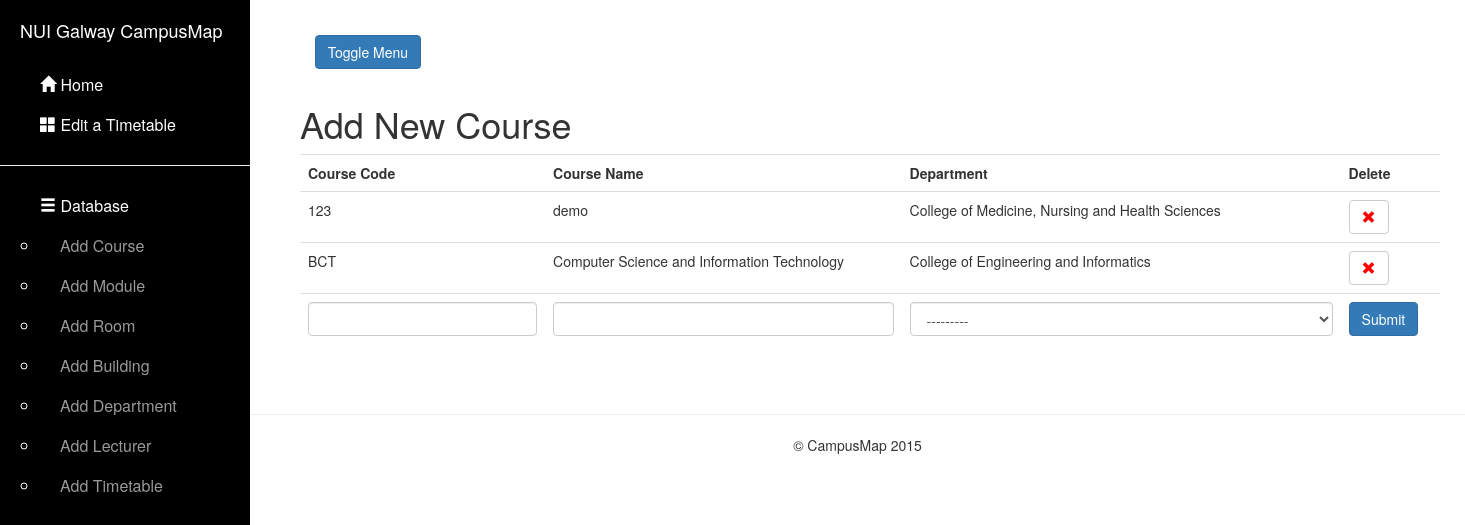
Screenshot of /course/ with the database file from the repository.
### map/models.py (models this page shows, shortened)
class Course(models.Model):
    courseCode = models.CharField(max_length = 7, primary_key=True)
    courseName = models.CharField(max_length = 50)
    department = models.ForeignKey(Department)

class Department(models.Model):
    depName = models.CharField(max_length = 70, primary_key=True)
    def __str__(self):
        return "%s" % self.depName

### map/views.py (the view)
# urls.py: url(r'^course/$', 'course'),
def course(request):
    query_results = Course.objects.all().order_by('courseCode')
    if request.method == 'GET':
        message = request.GET.get('message')
        if message == 'delete':
            record = request.GET.get('toDelete')
            Course.objects.filter(courseCode=record).delete()
    if request.method == 'POST': # If the form has been submitted...
        form = CourseForm(request.POST) # A form bound to the POST data
        if form.is_valid(): # All validation rules pass
            save_it = form.save()
            save_it.save()
            return HttpResponseRedirect('/course/') # Redirect after POST
    else:
        form = CourseForm() # An unbound form
    return render_to_response('dbstuff/addcourse.html', locals(),context_instance=RequestContext(request))

### map/forms.py
class CourseForm(forms.ModelForm):
    courseCode = forms.CharField(max_length=15,label = mark_safe('<strong>Code</strong>'))
    courseName = forms.CharField(max_length=50,label = mark_safe('<strong>Name</strong>'))
    department = queryset=Department.objects.all()
    class Meta:
        model = Course
        fields = "__all__"

### CampusMap/templates/dbstuff/addcourse.html (shortened to what this page needs)
{% extends "base.html" %}
{% block content %}
    <div class="container">
            <h1>Add New Course</h1>
            <table class="table" id="test">
                <tr>
                    <th>Course Code</th>
                    <th>Course Name</th>
                    <th>Department</th>
                    <th>Delete</th>
                </tr>
                {% for item in query_results %}
                 <tr>
                    <td >{{  item.courseCode }}</td>
                    <td>{{  item.courseName }}</td>
                    <td>{{  item.department }}</td>
                    <td>
                        <button type="submit" onclick="getRecordDetails('course')" class="btn btn-default" aria-label="Left Align" style="color: red">
                            <span class="glyphicon glyphicon-remove" aria-hidden="true"></span>
                        </button>
                    </td>
                 </tr>
                {% endfor %}
                <tr>
                <form class="form-contact" action="" method="POST">
                    {% for field in form %}
                    <td>
                        {% ifequal field.name "department" %}
                            <select class="form-control" name="{{ field.name }}" id="id_{{ field.name }}">
                                <option value= {{ form.department }}
                        {% else %}
                            <input type="text" class="form-control" name="{{ field.name }}" id="id_{{ field.name }}">
                        {% endifequal %}
                    </td>
                    {% endfor %}
                    <td>
                        <input type="submit" value="Submit"  class="btn btn-primary">
                    </td>
                    </form>
            </table>
        </div>
{%  endblock %}

### rows the page displays
Course: courseCode "123", courseName "demo", department "College of Medicine, Nursing and Health Sciences"
Course: courseCode "BCT", courseName "Computer Science and Information Technology", department "College of Engineering and Informatics"
